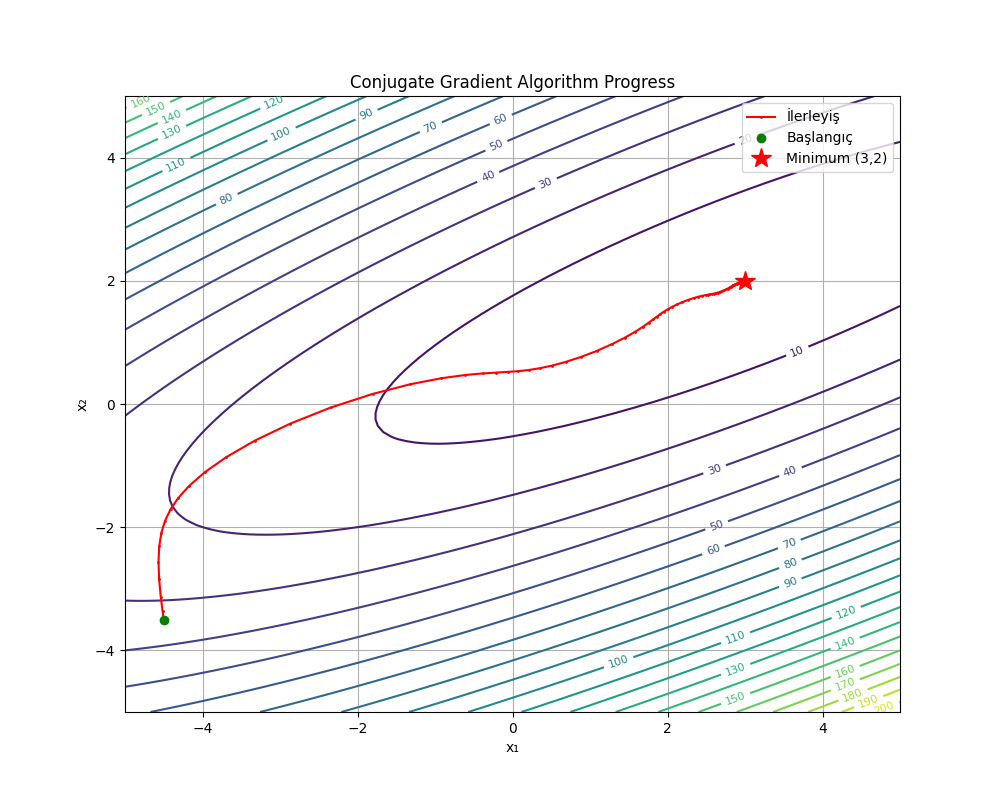

Python code for this plot:

# 🔁 Conjugate Gradient Method for Multivariable Optimization
# Bu algoritma, özellikle büyük boyutlu problemlerde etkin çözüm sağlayan bir optimizasyon tekniğidir.
# İlerleyişi, negatif gradyan yönüne dayalı olarak yönelmiş ardışık adımlarla gerçekleştirilir.

import numpy as np
import matplotlib.pyplot as plt

# 🎯 Hedef fonksiyon
def f(x): 
    return 3 + (x[0] - 1.5*x[1])**2 + (x[1] - 2)**2

# 📈 Gradyan (1. türev)
def gradF(x):
    return np.array([2 * (x[0] - 1.5 * x[1]), -3 * (x[0] - 1.5 * x[1]) + 2 * (x[1] - 2)])

# 🌐 Kontur grafiği için yüzey oluştur
x1 = np.linspace(-5, 5, 100)
x2 = np.linspace(-5, 5, 100)
X1, X2 = np.meshgrid(x1, x2)
Z = f([X1, X2])

plt.figure(figsize=(10, 8))
contour = plt.contour(X1, X2, Z, levels=20)
plt.clabel(contour, inline=True, fontsize=8)
plt.xlabel('x₁')
plt.ylabel('x₂')
plt.title('Conjugate Gradient Algorithm Progress')
plt.grid(True)

# 🔧 Başlangıç parametreleri
x = np.array([-4.5, -3.5])
x_points = [x.copy()]
gradf = gradF(x)
gradf_prev = None
pk = -gradf
k = 0
eps1 = eps2 = eps3 = 1e-10
Nmax = 1000

# 🔁 Conjugate Gradient Döngüsü
while k < Nmax:
    if k != 0:
        # Beta (Fletcher-Reeves yöntemi)
        Beta = np.dot(gradf, gradf) / np.dot(gradf_prev, gradf_prev)
        pk = -gradf + Beta * pk

    x_prev = x.copy()
    f_prev = f(x_prev)
    gradf_prev = gradf.copy()

    sk = 0.01  # Sabit adım boyu (optimize edilebilir)
    x = x + sk * pk
    x_points.append(x.copy())

    gradf = gradF(x)

    # ✔️ Sonlandırma kriterleri
    deltaF = abs(f(x) - f_prev)
    deltaX = np.linalg.norm(x - x_prev)
    grad_norm = np.linalg.norm(gradf)

    print(f"İterasyon {k}: x = [{x[0]:.4f}, {x[1]:.4f}], f(x) = {f(x):.4f}, ||∇f|| = {grad_norm:.4e}, Δf = {deltaF:.4e}, Δx = {deltaX:.4e}")

    if deltaF < eps1 and deltaX < eps2 and grad_norm < eps3:
        print("\nSonlandırma kriterleri sağlandı!")
        break

    k += 1

# 📊 Sonuçları grafiğe dök
x_points = np.array(x_points)
plt.plot(x_points[:, 0], x_points[:, 1], 'r.-', label='İlerleyiş', markersize=2)
plt.plot(x_points[0, 0], x_points[0, 1], 'go', label='Başlangıç')
plt.plot(3, 2, 'r*', markersize=15, label='Minimum (3,2)')
plt.legend()
plt.show()

# 📢 Sonuç çıktısı
print("\nSonuç:")
print(f"Son nokta: [{x[0]:.4f}, {x[1]:.4f}]")
print(f"Minimum değer: {f(x):.4f}")
print(f"İterasyon sayısı: {k}")
